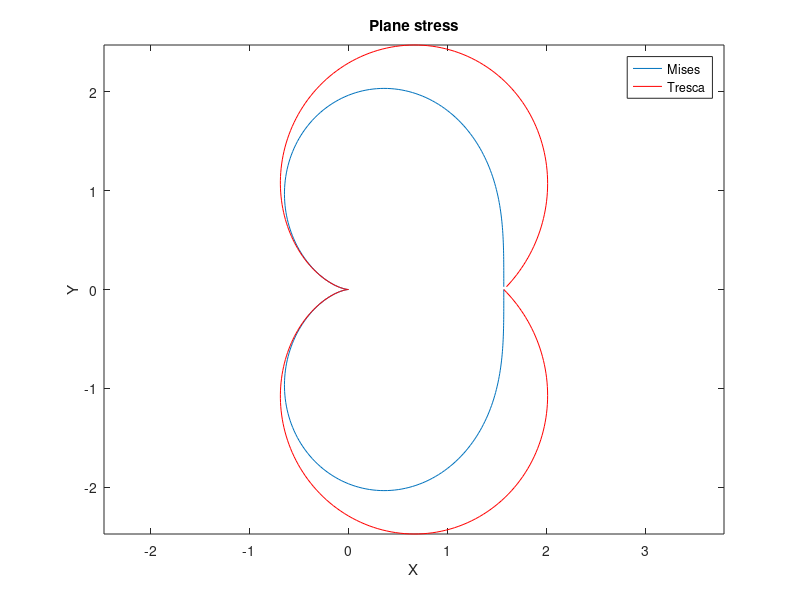
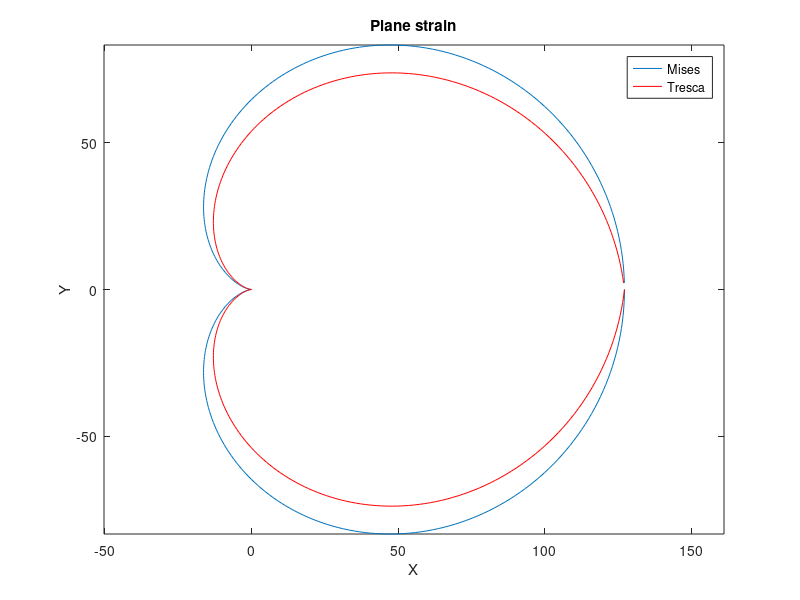

These charts were generated, in order, by the following MATLAB code:
clc 
clear

S = input('yeild stress')
K1 = input('Stress intensity factor')
v = input('Poisson ratio')
th = 0:1:360;

% plastic zone radius of plane stress condition

% (a)Mises yeild criterion
for i = 1:360
    r1(i) = (1/4*pi)*(K1/S)^2*(1+(3*sind(i).^2/2)+cosd(i));
    x1(i) = r1(i)*cosd(i);
    y1(i) = r1(i)*sind(i);
end
% (b)Tresca yeild criterion
for i = 1:360
    r2(i) = (1/2*pi)*(K1/S)^2*(cosd(i/2).*(1+sind(i/2)))^2;
    x2(i) = r2(i)*cosd(i);
    y2(i) = r2(i)*sind(i);
end

figure;

plot(x1,y1)
hold on
plot(x2,y2,'r')
xlabel('X')
ylabel('Y')
legend('Mises','Tresca')
axis equal
title('Plane stress')

% plastic zone radius of plane strain condition

% (a)Mises yeild criterion
for i = 1:360
    r3(i) = (1/4*pi)*(K1/S)^2*((3*sind(i).^2/2)+(1-2*v)^2*(1+cosd(i)));
    x3(i) = r3(i)*cosd(i);
    y3(i) = r3(i)*sind(i);
end
% (b)Tresca yeild criterion
for i = 1:360
    r4(i) = (1/2*pi)*(K1/S)^2*cosd(i/2).^2*(1-(2*v)+sind(i/2))^2;
    x4(i) = r4(i)*cosd(i);
    y4(i) = r4(i)*sind(i);
end

figure;
plot(x3,y3)
hold on
plot(x4,y4,'r')
xlabel('X')
ylabel('Y')
legend('Mises','Tresca')
axis equal
title('Plane strain')

